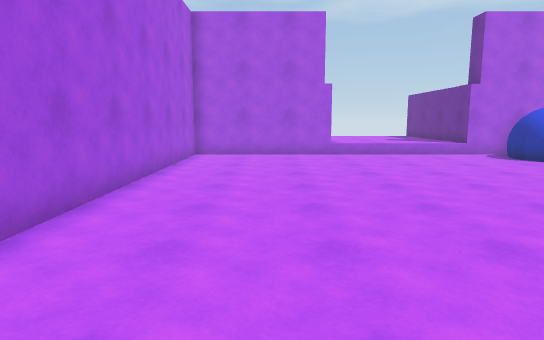
View 1 (above)

16 first-person views from a walk through a 3-D level made in the Unity game engine. The camera is 1.5 m above the floor, tilts 8° down and sees 75° across. The floor is counted in squares, 1 m on a side. Each view is taken from the middle of a square. On the plan, view 1 faces up. The plan holds only what a view shows up to about 16 squares ahead; the rest is blank. The place goes on beyond the plan. Surface patterns are stand-ins for the level's own textures.

View 2
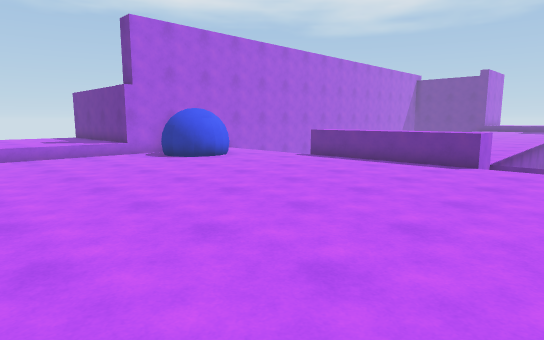

View 3
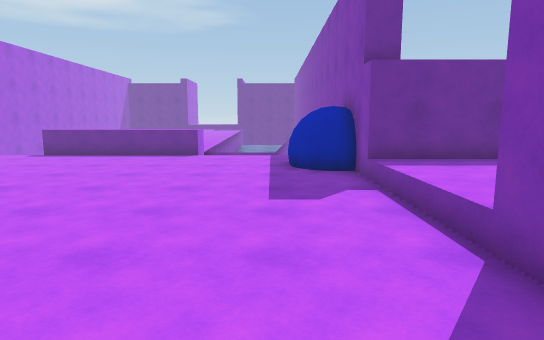

View 4
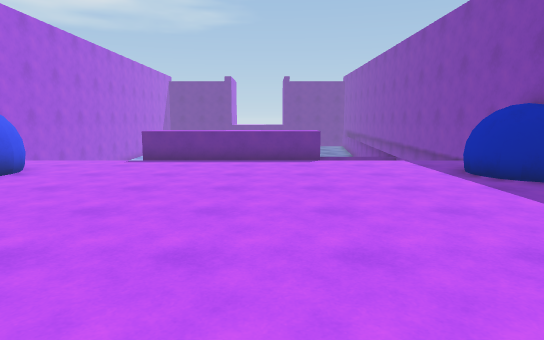

View 5
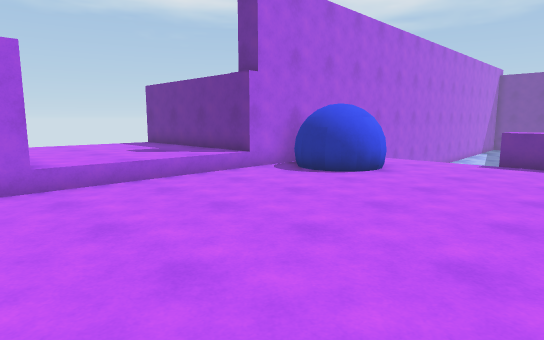

View 6
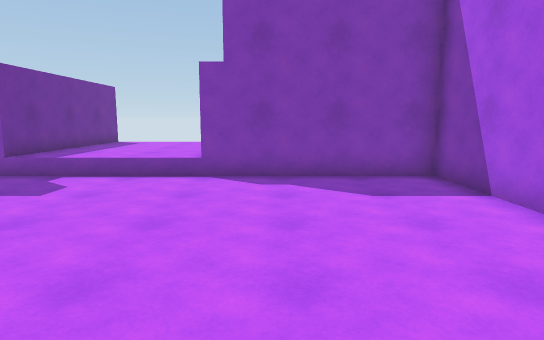

View 7
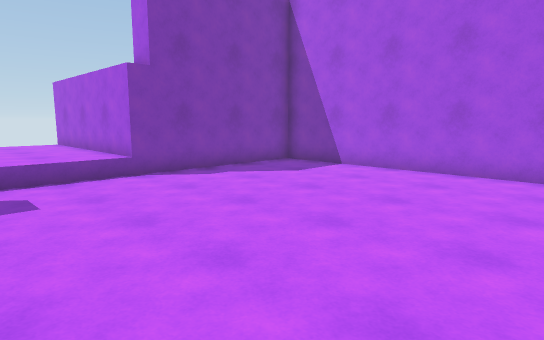

View 8
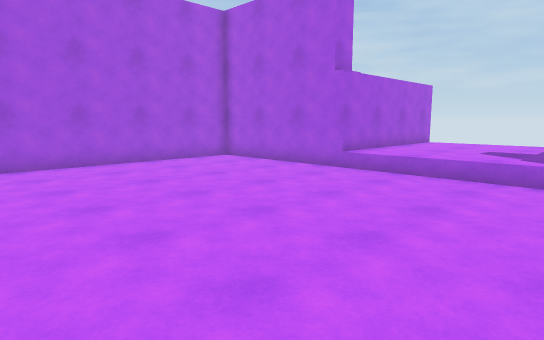

View 9
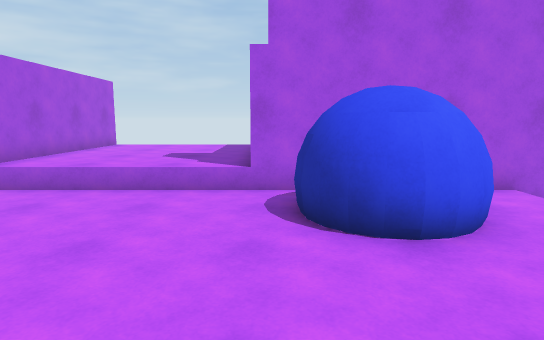

View 10
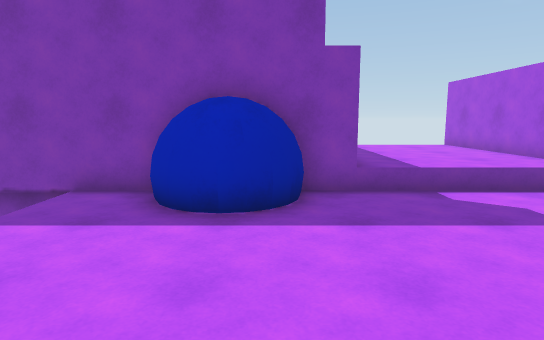

View 11
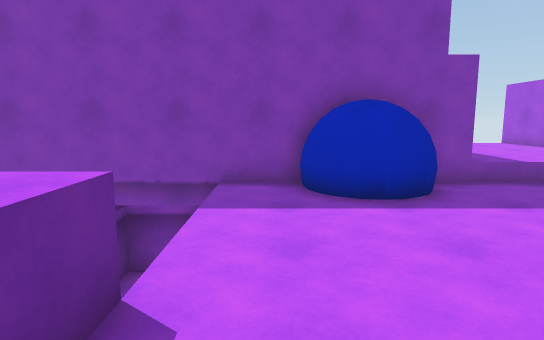

View 12
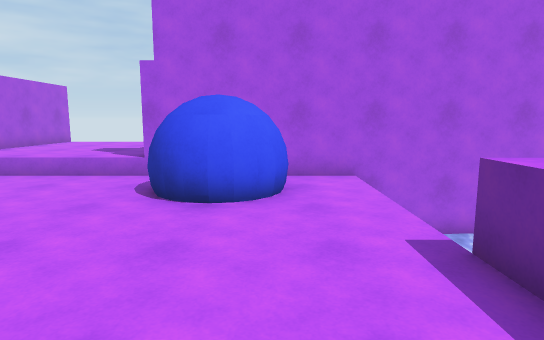

View 13
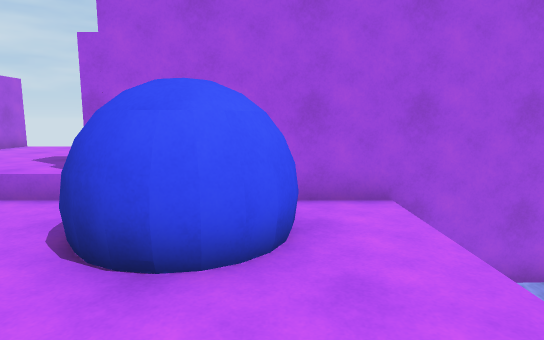

View 14
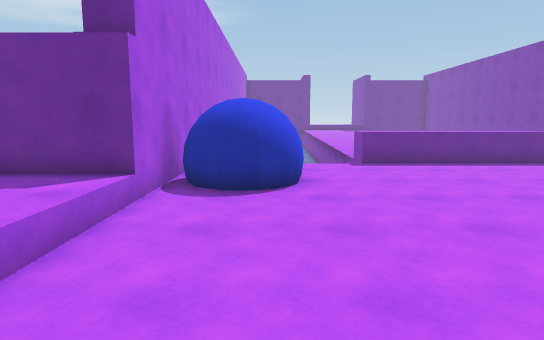

View 15
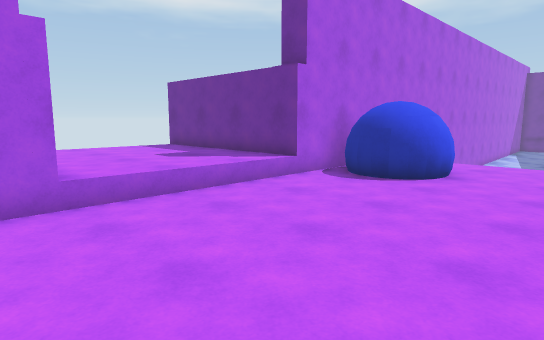

View 16
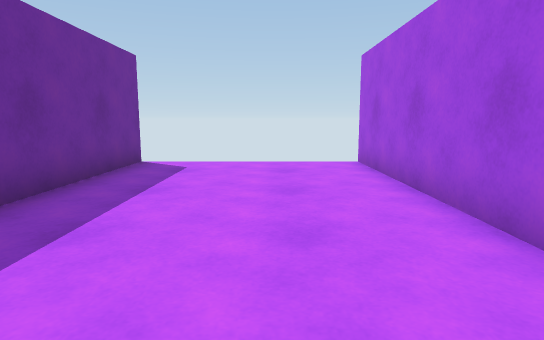

### Floor plan
Key: @ floor where view 1 was taken; # wall or solid block; . main floor; : floor 0.5 m higher than the main floor; = window, fence, low wall or low ledge; ≈ water the walk keeps out of; ^ raised ledge; v drop or lower ground.
Columns run from 4 left of view 1 to 17 right of it. Each row starts with its distance up from view 1.
 23       #      #
 22       #::::::#
 21       #::::::#
 20       #::::::#
 19       #::::::#
 18       #::::::#
 17       #::::::#
 16 #######::::::## ######
 15 #.............###..  ≈
 14 #............=###..  ≈
 13 #.............###..
 12 #..................
 11 #..................
 10 #..................^≈≈
  9 #.................^^
  8 #.................^^
  7 #.................^^
  6 #.................^^
  5 #.................^^
  4 #.................^^
  3 #..................^≈≈
  2 #..................
  1 #..................v
  0 #...@..............≈≈
 -1 #.............###..
 -2 #............=###..≈≈≈
 -3 ########::::### ######
 -4        #::::#
 -5        #::::#
 -6        #::::#
 -7        #::::#
 -8        #::::#
 -9        #::::#
-10        #    #

Where each view was taken, in squares from view 1:
view 1: 0 up, 0 right, facing up
view 2: 0 up, 2 right, facing up-right
view 3: 0 up, 1 left, facing right
view 4: 5 up, 1 right, facing right
view 5: 7 up, 1 right, facing up-right
view 6: 7 up, 1 right, facing down
view 7: 7 up, 7 right, facing down-left
view 8: 6 up, 9 right, facing up-left
view 9: 8 up, 9 right, facing up
view 10: 5 up, 10 right, facing down
view 11: 6 up, 13 right, facing down
view 12: 6 up, 12 right, facing up
view 13: 9 up, 12 right, facing up
view 14: 13 up, 2 right, facing right
view 15: 9 up, 1 right, facing up-right
view 16: 1 down, 5 right, facing down
